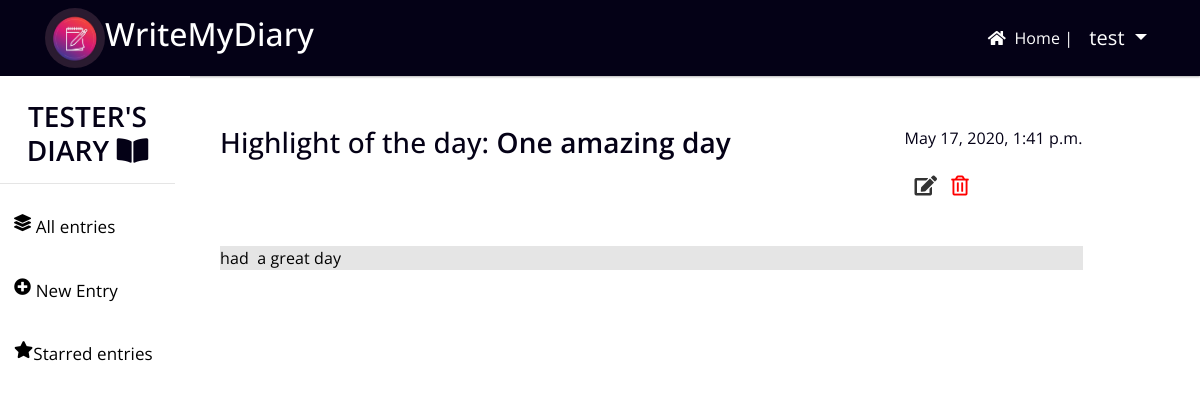
The app's page /diary/31/ (signed in) with its own data.
### diary/models.py (models this page shows, shortened)
class Owner(models.Model):
	diaryname=models.CharField(max_length=100, null=True,blank=True)
	user=models.ForeignKey(User, on_delete=models.CASCADE,null=True)

class DiaryEntries(models.Model):
	highlight=models.CharField(max_length=100, null=True)
	user=models.ForeignKey(User, on_delete=models.CASCADE,null=True)
	timestamp=models.DateTimeField(auto_now_add=True)
	diarycontent=models.TextField(null=True)
	is_favourite=models.BooleanField(default=False)

### diary/views.py (the view)
# urls.py: path("diary/<int:DiaryEntries_id>/",diary_specific),
def diary_specific(request,DiaryEntries_id):
    user=request.user
    owner=Owner.objects.get(user=user)
    viewdiary=DiaryEntries.objects.get(pk=DiaryEntries_id)
    return render(request,"diary_specific.html",{"viewdiary":viewdiary, "owner":owner})

### diary/templates/diary_specific.html (shortened to what this page needs)
{% extends 'dash_base.html' %}
{% load static %}
{% block head %}
<link rel="stylesheet" href="{% static 'dash.css' %}">
{% endblock %}
{% block body %}
<div class="container">
    <div class="row">
        <div class="col-md-12" style="margin-left:0px; margin-top:0px;width:100%;height:max-content;">
            <div class="head" style="margin-top: 50px; display: flex; justify-content: space-between;">
                <div>
                    <h3>Highlight of the day: <span style="font-weight: 550">{{viewdiary.highlight}}</span> </h3>
                </div>
                <div>
                    <p>{{viewdiary.timestamp}}</p>
                    <a href="/edit/{{viewdiary.id}}/" style="border-radius: 25px; text-align: center;"><i class="fas fa-edit" style="color: #333;padding: 10px;font-size: 20px;"></i></a>
                    <a  style="text-align: center;color: red;font-size: 20px;" href="/deleteDiary/{{viewdiary.id}}/"><i class="far fa-trash-alt"></i></a>
                </div>
            </div>
            <br>
            <div class="content" style="background:rgba(0, 0, 0, 0.1); color: black; ">
                    <p style="font-family: sans-serif; color: black; font-size: 40px; font-weight: 800;">{{viewdiary.diarycontent|safe}}</p>
            </div>
            <br>
        </div>
    </div>
</div>
{% endblock %}

### diary/templates/dash_base.html (shortened to what this page needs)
<!DOCTYPE html>
{% load static %}
<html>
<head>
    <link rel="stylesheet" type="text/css" href="{% static 'dash.css' %}">
    <link rel="stylesheet" href="https://bootswatch.com/4/materia/bootstrap.min.css">
    <link rel="stylesheet" href="https://stackpath.bootstrapcdn.com/bootstrap/4.4.1/css/bootstrap.min.css">
    <link rel="stylesheet" href="https://pro.fontawesome.com/releases/v5.10.0/css/all.css"/>
    {% block head %}
    {% endblock %}
</head>
<body >
        <nav class="navbar navbar-expand-lg navbar-light" style="background-color:#040116; color:#fff;">
            <div class="container">
              <img src="{% static 'logo.jpg' %}" alt="" style="width: 60px; height: 60px; border-radius: 50%;">
              <h2>WriteMyDiary</h2>
            <div class="collapse navbar-collapse" id="navbarNavAltMarkup">
                <div class="navbar-nav ml-auto">
                  <a class="nav-item nav-link active" style="color: #fff; margin-top: 3px" href="/dashboard"><i class="fas fa-home"></i> &nbsp;Home | </a>
                    {% if not user.is_authenticated  %}
                    <a class="nav-item nav-link nav-style" data-scroll="" href="/signup/">Signup <i class="fas fa-user-plus"></i></a>
                    <a class="nav-item nav-link nav-style" data-scroll="" href="/signin/">Login <i class="fas fa-user-circle"></i></a>
                    {% else %}
                      <li class="nav-item dropdown">
                        <a class="nav-link dropdown-toggle" href="#" id="navbarDropdown" role="button" data-toggle="dropdown" aria-haspopup="true" aria-expanded="false" style="color:#fff;font-size: 20px">
                          {{user.username}}
                        </a>
                      </li>
                    {% endif %}
                </div>
            </div>
        </nav>
<div class="row">
    <div class="col-md-2" style="background-color: white; ">
        <br>
        <nav class="pill-nav">
          <h3 style="color:#040116;text-align: center;font-weight: 600;">{{owner.diaryname}}<i class="fa fa-book-open"></i></h3>
          <hr>
          <a class="active" href="/dashboard/" style="flex-direction: row;"><i class="fas fa-layer-group"></i> &nbsp;All entries</a>
          <a href="/create/" style="flex-direction: row;"><i class="fas fa-plus-circle"></i> &nbsp;New Entry</a>
          <a href="/favs/" style="flex-direction: row;"><i class="fas fa-star"></i>Starred entries</a>
        </nav>
    </div>
    <div class="col-md-9">
      {% block body %}
      {% endblock %}
    </div>
    <div class="col-md-1">
    </div>
  </div>
</body>
</html>

### diary/templates/dash_base.html (style rules this page uses)
body { font-family:'Open Sans'; color: #040116; }
.pill-nav a { display: block; display: flex; flex-direction:column; color: black; padding: 14px; text-decoration: none; font-size: 17px; border-radius: 5px; }
.pill-nav a { margin-bottom: 10px; }

### records on screen
Owner: diaryname "TESTER'S DIARY"
DiaryEntries: highlight "One amazing day", timestamp "May 17, 2020, 1:41 p.m.", diarycontent "had a great day"

### other values on screen
{{ user.username }} "test"
